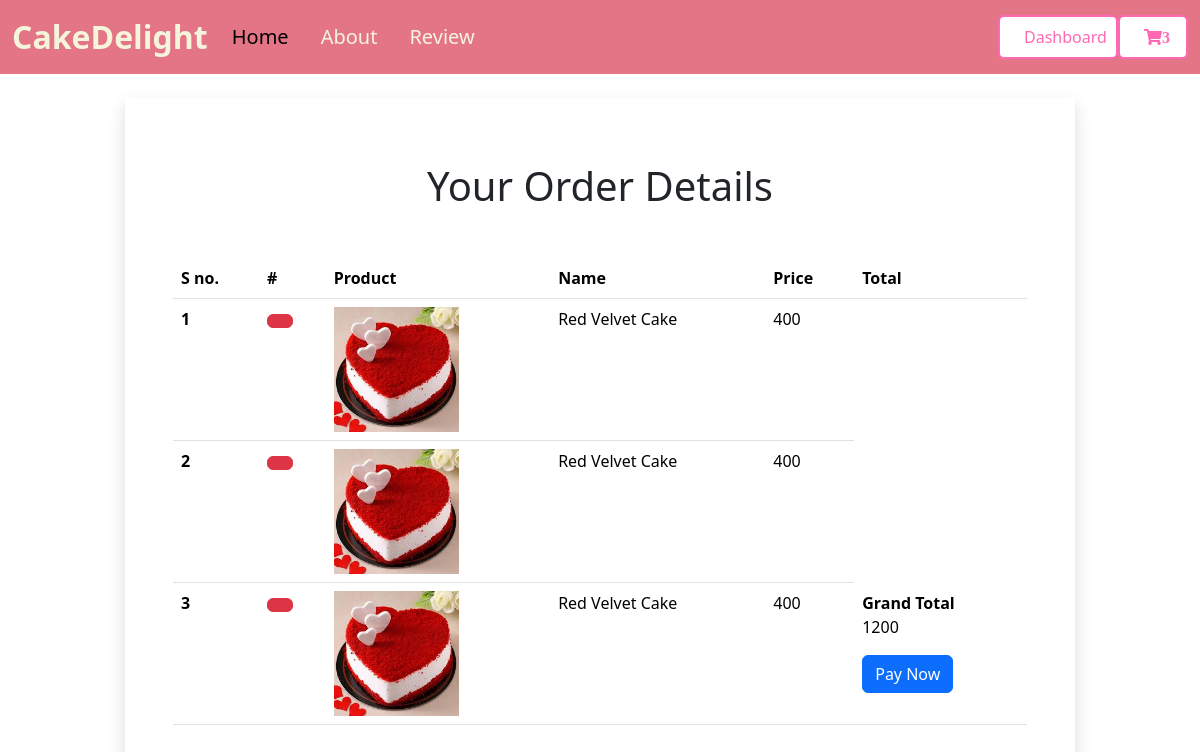
/order/ (signed in), run on the app's committed database.
### cart/models.py (models this page shows)
class Basemodel(models.Model):
    uid = models.UUIDField(default=uuid.uuid4,primary_key=True)
    created_at = models.DateField(auto_now_add=True)
    updated_at = models.DateField(auto_now_add=True)
    class Meta:
        abstract=True

class CartItems(Basemodel):
    cart=models.ForeignKey(Cart,on_delete=models.CASCADE,related_name='cart_items')
    cake = models.ForeignKey(Cake,on_delete=models.CASCADE)

class Cake(Basemodel):
    category= models.ForeignKey(Cakecategory,on_delete=models.CASCADE,related_name="cakes")
    cake_name=models.CharField(max_length=100)
    price=models.IntegerField(default=100)
    images = models.ImageField(upload_to='media')

class Cart(Basemodel):
    user=models.ForeignKey(User,null=True,blank=True,on_delete=models.SET_NULL,related_name="carts")
    is_paid=models.BooleanField(default=False)
    def gettotal(self):
        return CartItems.objects.filter(cart=self).aggregate(Sum('cake__price'))['cake__price__sum']

### cart/views.py (the view)
# urls.py: path('order/',views.order,name='order'),
def order(request):
    cart=Cart.objects.get(is_paid=False,user=request.user)
    context={'carts':cart}
    return render(request,'order.html',context)

### templates/order.html (shortened to what this page needs)
<!DOCTYPE html>
<html lang="en">
<head>
    <link href="https://cdn.jsdelivr.net/npm/bootstrap@5.3.3/dist/css/bootstrap.min.css" rel="stylesheet">
    <link rel="stylesheet" href="https://cdnjs.cloudflare.com/ajax/libs/font-awesome/5.15.4/css/all.min.css">
</head>
<body>
  <nav class="navbar navbar-expand-lg navbar-custom">
    <div class="container-fluid">
      <a class="navbar-brand fw-bold fs-2" href="#">CakeDelight</a>
      <div class="collapse navbar-collapse" id="navbarSupportedContent">
        <ul class="navbar-nav me-auto mb-2 mb-lg-0">
          <li class="nav-item">
            <a href="{% url 'home' %}" class="nav-link active navbar-brand" aria-current="page" href="#">Home</a>
          </li>
          <li class="nav-item">
            <a href="{% url 'about' %}"class="nav-link navbar-brand" href="#">About</a>
          </li>
          <li class="nav-item">
            <a href="{% url 'review' %}" class="nav-link navbar-brand" href="#">Review</a>
          </li>
        </ul>
        {% if request.user.is_authenticated %}
        <form class="d-flex" role="search">
          {% if user.is_authenticated %}
              <a href="{% url 'login'%}" style="width:120px;" class="btn btn-pink-outline fw-medium">Dashboard</a>
          {% endif %}
              <a href="{% url 'order' %}" style="width:70px;" class="btn btn-pink-outline">
                  <i class="fas fa-shopping-cart" id="cart-btn">{{ request.user.get_cart_count }}</i>
              </a>
      </form>
      {% endif %}
      </div>
    </div>
  </nav>
  <br>
<body>
    <div class="container">
        <div class="row">
            <div class="col-sm-10 shadow p-5 offset-sm-1 mt-120px">
        <h1 class="alert-danger text-center p-3">Your Order Details</h1>
        <br>
        <table class="table table-hover">
            <thead>
              <tr>
                <th scope="col">S no.</th>
                <th scope="col">#</th>
                <th scope="col">Product</th>
                <th scope="col">Name</th>
                <th scope="col">Price</th>
                <th scope="col">Total</th>
              </tr>
            </thead>
            <tbody>
                {% for cartitems in carts.cart_items.all%}
              <tr>
                <th scope="row">{{forloop.counter}}</th>
                <th>
                    <a href="{% url 'remove_cart' cartitems.uid %}" class="btn btn-danger" ></a>
                </th>
                <td>
                   <img src='/media/{{cartitems.cake.images}}'style="height:125px;width:125px;"></td>
                <td>{{cartitems.cake.cake_name}}</td>
                <td>{{cartitems.cake.price}}</td>
               {% endfor %}
            <td>
                <b>Grand Total</b>
                <br>
                <p>{{carts.gettotal}}</p>
                <a href="{%url 'pay' %}"><button type="button" class="btn btn-primary">Pay Now</button></a>
            </td>
            </tr>
            </tbody>
          </table>
    </div>
</div>
</div>
</body>
</html>

### templates/order.html (style rules this page uses)
.navbar-custom { background-color:rgb(228, 117, 135); }
.navbar-brand { color:beige; }
.btn-pink-outline { border: 2px solid #ff69b4; color: #ff69b4; background-color: white; padding: 0.5rem 1.5rem; }

### data on the page
CartItems: cake.images (picture), cake.cake_name "Red Velvet Cake", cake.price "400"
CartItems: cake.images (picture), cake.cake_name "Red Velvet Cake", cake.price "400"
CartItems: cake.images (picture), cake.cake_name "Red Velvet Cake", cake.price "400"
Cart: gettotal "1200"

### other printed values
{{ request.user.get_cart_count }} "3"
